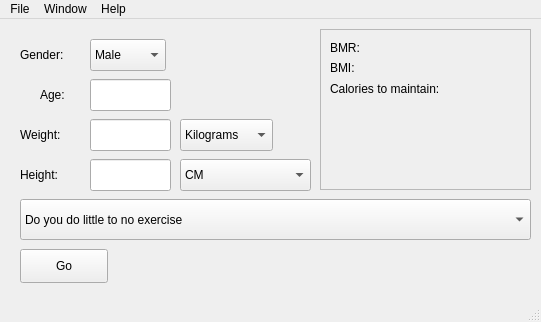
<?xml version="1.0" encoding="UTF-8"?>
<ui version="4.0">
 <class>MainWindow</class>
 <widget class="QMainWindow" name="MainWindow">
  <property name="geometry">
   <rect>
    <x>0</x>
    <y>0</y>
    <width>541</width>
    <height>322</height>
   </rect>
  </property>
  <property name="windowTitle">
   <string>Gym Soft</string>
  </property>
  <widget class="QWidget" name="centralWidget">
   <widget class="QLabel" name="gender_label">
    <property name="geometry">
     <rect>
      <x>20</x>
      <y>20</y>
      <width>53</width>
      <height>31</height>
     </rect>
    </property>
    <property name="text">
     <string>Gender: </string>
    </property>
   </widget>
   <widget class="QComboBox" name="gender_combo">
    <property name="geometry">
     <rect>
      <x>90</x>
      <y>20</y>
      <width>76</width>
      <height>32</height>
     </rect>
    </property>
    <item>
     <property name="text">
      <string>Male</string>
     </property>
    </item>
    <item>
     <property name="text">
      <string>Female</string>
     </property>
    </item>
   </widget>
   <widget class="QLabel" name="weight_label">
    <property name="geometry">
     <rect>
      <x>20</x>
      <y>100</y>
      <width>51</width>
      <height>31</height>
     </rect>
    </property>
    <property name="text">
     <string>Weight: </string>
    </property>
   </widget>
   <widget class="QLineEdit" name="weight_edit">
    <property name="enabled">
     <bool>true</bool>
    </property>
    <property name="geometry">
     <rect>
      <x>90</x>
      <y>100</y>
      <width>81</width>
      <height>32</height>
     </rect>
    </property>
    <property name="maximumSize">
     <size>
      <width>210</width>
      <height>32</height>
     </size>
    </property>
    <property name="maxLength">
     <number>600</number>
    </property>
   </widget>
   <widget class="QComboBox" name="weight_combo">
    <property name="geometry">
     <rect>
      <x>180</x>
      <y>100</y>
      <width>93</width>
      <height>32</height>
     </rect>
    </property>
    <item>
     <property name="text">
      <string>Kilograms</string>
     </property>
    </item>
    <item>
     <property name="text">
      <string>Pounds</string>
     </property>
    </item>
   </widget>
   <widget class="QLineEdit" name="height_edit">
    <property name="enabled">
     <bool>true</bool>
    </property>
    <property name="geometry">
     <rect>
      <x>90</x>
      <y>140</y>
      <width>81</width>
      <height>32</height>
     </rect>
    </property>
    <property name="maximumSize">
     <size>
      <width>210</width>
      <height>32</height>
     </size>
    </property>
    <property name="maxLength">
     <number>600</number>
    </property>
   </widget>
   <widget class="QComboBox" name="height_combo">
    <property name="geometry">
     <rect>
      <x>180</x>
      <y>140</y>
      <width>131</width>
      <height>32</height>
     </rect>
    </property>
    <item>
     <property name="text">
      <string>CM</string>
     </property>
    </item>
    <item>
     <property name="text">
      <string>Feet and Inches</string>
     </property>
    </item>
   </widget>
   <widget class="QLabel" name="height_label">
    <property name="geometry">
     <rect>
      <x>20</x>
      <y>140</y>
      <width>51</width>
      <height>31</height>
     </rect>
    </property>
    <property name="text">
     <string>Height:</string>
    </property>
   </widget>
   <widget class="QLabel" name="age_label">
    <property name="geometry">
     <rect>
      <x>40</x>
      <y>60</y>
      <width>31</width>
      <height>31</height>
     </rect>
    </property>
    <property name="text">
     <string>Age:</string>
    </property>
   </widget>
   <widget class="QLineEdit" name="age_edit">
    <property name="enabled">
     <bool>true</bool>
    </property>
    <property name="geometry">
     <rect>
      <x>90</x>
      <y>60</y>
      <width>81</width>
      <height>32</height>
     </rect>
    </property>
    <property name="maximumSize">
     <size>
      <width>210</width>
      <height>32</height>
     </size>
    </property>
    <property name="maxLength">
     <number>600</number>
    </property>
   </widget>
   <widget class="QComboBox" name="exercise_combo">
    <property name="geometry">
     <rect>
      <x>20</x>
      <y>180</y>
      <width>511</width>
      <height>41</height>
     </rect>
    </property>
    <item>
     <property name="text">
      <string>Do you do little to no exercise</string>
     </property>
    </item>
    <item>
     <property name="text">
      <string>Light exercise (1-3 day per week)</string>
     </property>
    </item>
    <item>
     <property name="text">
      <string>Moderate exercise (3-5 days per week)</string>
     </property>
    </item>
    <item>
     <property name="text">
      <string>Heavy Exercise (6 - 7 days per week)</string>
     </property>
    </item>
    <item>
     <property name="text">
      <string>Very heavy exercise (twice per day, extra heavy workouts)</string>
     </property>
    </item>
   </widget>
   <widget class="QPushButton" name="pushButton">
    <property name="geometry">
     <rect>
      <x>20</x>
      <y>230</y>
      <width>88</width>
      <height>34</height>
     </rect>
    </property>
    <property name="text">
     <string>Go</string>
    </property>
   </widget>
   <widget class="QFrame" name="frame">
    <property name="geometry">
     <rect>
      <x>320</x>
      <y>10</y>
      <width>211</width>
      <height>161</height>
     </rect>
    </property>
    <property name="frameShape">
     <enum>QFrame::StyledPanel</enum>
    </property>
    <property name="frameShadow">
     <enum>QFrame::Raised</enum>
    </property>
    <widget class="QLabel" name="bmr_label">
     <property name="geometry">
      <rect>
       <x>10</x>
       <y>10</y>
       <width>58</width>
       <height>18</height>
      </rect>
     </property>
     <property name="text">
      <string>BMR:</string>
     </property>
    </widget>
    <widget class="QLabel" name="bmi_label">
     <property name="geometry">
      <rect>
       <x>10</x>
       <y>30</y>
       <width>58</width>
       <height>18</height>
      </rect>
     </property>
     <property name="text">
      <string>BMI:</string>
     </property>
    </widget>
    <widget class="QLabel" name="maintain_label">
     <property name="geometry">
      <rect>
       <x>10</x>
       <y>50</y>
       <width>141</width>
       <height>20</height>
      </rect>
     </property>
     <property name="text">
      <string>Calories to maintain:</string>
     </property>
    </widget>
   </widget>
  </widget>
  <widget class="QMenuBar" name="menuBar">
   <property name="geometry">
    <rect>
     <x>0</x>
     <y>0</y>
     <width>541</width>
     <height>30</height>
    </rect>
   </property>
   <widget class="QMenu" name="menuFile">
    <property name="title">
     <string>File</string>
    </property>
    <addaction name="separator"/>
    <addaction name="actionNew"/>
    <addaction name="actionOpen"/>
    <addaction name="actionSave"/>
    <addaction name="separator"/>
    <addaction name="actionPrint"/>
    <addaction name="separator"/>
    <addaction name="actionExit"/>
   </widget>
   <widget class="QMenu" name="menuWindow">
    <property name="title">
     <string>Window</string>
    </property>
   </widget>
   <widget class="QMenu" name="menuHelp">
    <property name="title">
     <string>Help</string>
    </property>
   </widget>
   <addaction name="menuFile"/>
   <addaction name="menuWindow"/>
   <addaction name="menuHelp"/>
  </widget>
  <widget class="QStatusBar" name="statusBar"/>
  <action name="actionNew">
   <property name="text">
    <string>New</string>
   </property>
  </action>
  <action name="actionSave">
   <property name="text">
    <string>Save</string>
   </property>
  </action>
  <action name="actionPrint">
   <property name="text">
    <string>Print</string>
   </property>
  </action>
  <action name="actionOpen">
   <property name="text">
    <string>Open</string>
   </property>
  </action>
  <action name="actionExit">
   <property name="text">
    <string>Exit</string>
   </property>
  </action>
 </widget>
 <layoutdefault spacing="6" margin="11"/>
 <resources/>
 <connections/>
</ui>
